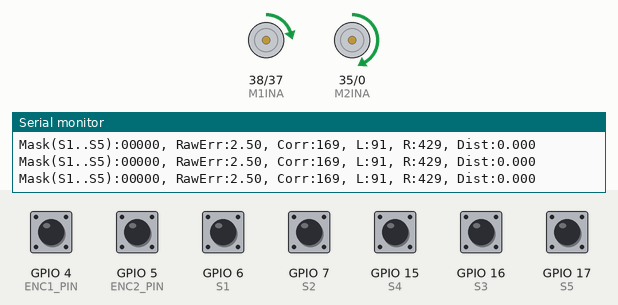
Bench run of a sketch on a simulated ESP32-S3. Shown: motor-driver pin pairs drawn as motors (green arrow = first pin HIGH = forward, orange = second pin HIGH = backward, longer = more drive, scaled by the enable pin), the last lines printed to the serial monitor. The test bench sets the inputs (shaded band); at power-on: GPIO 4 (ENC1_PIN), GPIO 5 (ENC2_PIN), GPIO 6 (S1), GPIO 7 (S2), GPIO 15 (S4), GPIO 16 (S3), GPIO 17 (S5) HIGH.

Above: at 2.3 s.
2.4 s: GPIO 6 (S1) pulled LOW for 0.15 s
At 3.9 s:
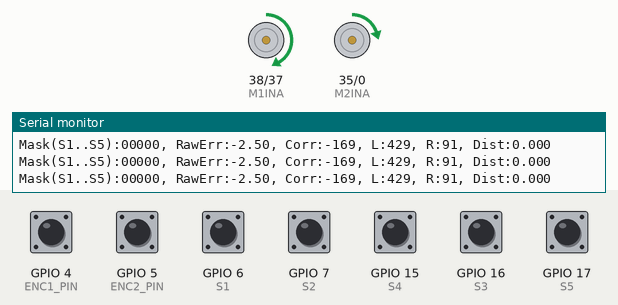
4.2 s: GPIO 15 (S4) pulled LOW for 0.15 s
At 4.48 s:
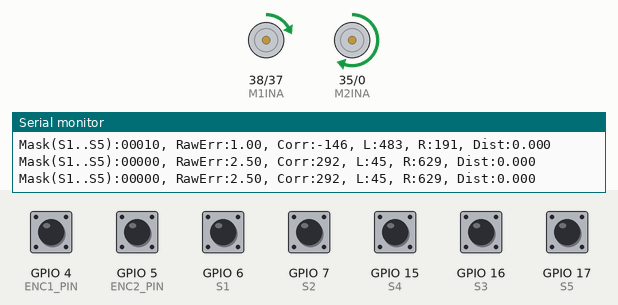
6.0 s: GPIO 16 (S3) pulled LOW for 0.15 s
At 6.13 s:
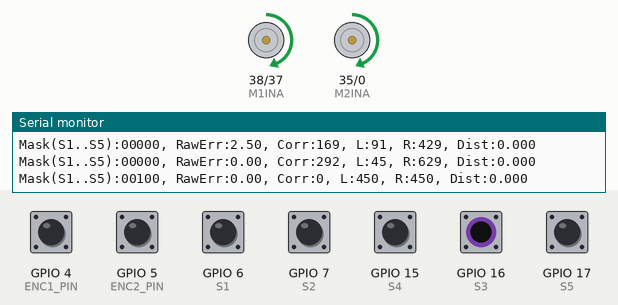
7.7 s: GPIO 7 (S2) pulled LOW for 0.15 s
At 7.97 s:
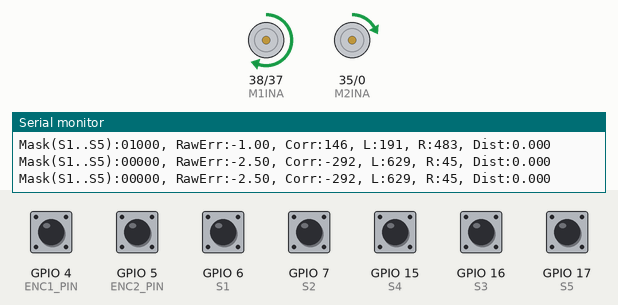
9.5 s: GPIO 15 (S4) pulled LOW for 1 s
At 11.4 s:
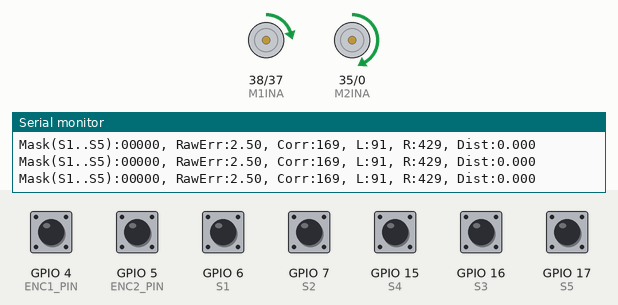
12.2 s: GPIO 6 (S1) pulled LOW for 1 s
At 13.7 s:
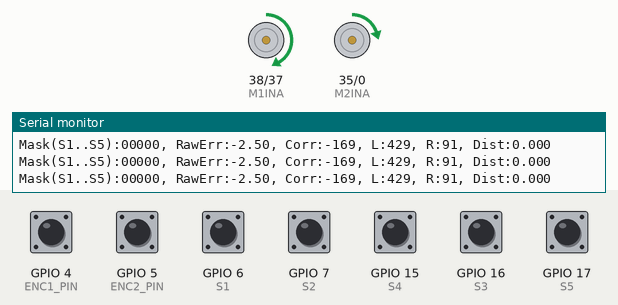
Timing chart, 0 to 15.2 s (numbered marks = the images above; inputs shaded):
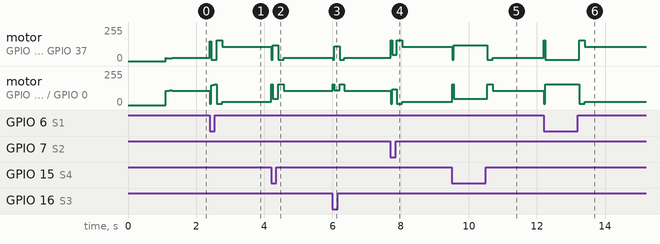

Measured:
- after the input at 2.4 s, motor on GPIO 38 (M1INA) / GPIO 37 (M1INB): forward 23/255 → forward 11/255 at once, → forward 157/255 0.20 s later, → forward 107/255 0.16 s later
- after the input at 4.2 s, motor on GPIO 38 (M1INA) / GPIO 37 (M1INB): forward 107/255 → forward 120/255 at once, → forward 11/255 0.20 s later, → forward 23/255 0.16 s later; motor on GPIO 35 (M2INA) / GPIO 0 (M2INB): forward 23/255 → forward 48/255 at once, → forward 157/255 0.20 s later, → forward 107/255 0.16 s later
- after the input at 6.0 s, motor on GPIO 38 (M1INA) / GPIO 37 (M1INB): forward 23/255 → forward 112/255 at once, → forward 11/255 0.20 s later, → forward 23/255 0.14 s later; motor on GPIO 35 (M2INA) / GPIO 0 (M2INB): forward 107/255 → forward 112/255 at once, → forward 157/255 0.20 s later, → forward 107/255 0.14 s later
- after the input at 7.7 s, motor on GPIO 38 (M1INA) / GPIO 37 (M1INB): forward 23/255 → forward 48/255 at once, → forward 157/255 0.18 s later, → forward 107/255 0.16 s later; motor on GPIO 35 (M2INA) / GPIO 0 (M2INB): forward 107/255 → forward 120/255 at once, → forward 11/255 0.18 s later, → forward 23/255 0.16 s later
- after the input at 9.5 s, motor on GPIO 38 (M1INA) / GPIO 37 (M1INB): forward 107/255 → forward 120/255 at once, → forward 11/255 1.0 s later, → forward 23/255 0.16 s later; motor on GPIO 35 (M2INA) / GPIO 0 (M2INB): forward 23/255 → forward 48/255 at once, → forward 157/255 1.0 s later, → forward 107/255 0.16 s later
- after the input at 12.2 s, motor on GPIO 38 (M1INA) / GPIO 37 (M1INB): forward 23/255 → forward 11/255 at once, → forward 157/255 1.0 s later, → forward 107/255 0.16 s later; motor on GPIO 35 (M2INA) / GPIO 0 (M2INB): forward 107/255 → forward 157/255 at once, → forward 11/255 1.0 s later, → forward 23/255 0.16 s later

The sketch:

ir_full.ino
```cpp
#include <Arduino.h>
#include <math.h>

// ===================== MECHANICS =====================
const float WHEEL_DIAMETER_M = 0.1395f;
const int   ENCODER_PPR      = 460;
const float TARGET_DIST_M    = 2.0f;

const float METERS_PER_PULSE = (PI * WHEEL_DIAMETER_M) / (float)ENCODER_PPR;

// ===================== SPEED PROFILE =====================
const int      BASE_PWM      = 450;
const int      MIN_PWM       = 260;
const uint32_t RAMP_UP_MS    = 1500;
const float    DECEL_DIST_M  = 0.6f;

// ===================== MOTOR TRIM =====================
int M1_TRIM = 0;   // Left motor offset
int M2_TRIM = 0;   // Right motor offset

// ===================== TURN CONTROLLER (PWM-domain) =====================
float Kp_turn_pwm = 320.0f;
float Kd_turn_pwm = 110.0f;

float ERR_ALPHA    = 0.50f;
int   MIN_TURN_PWM = 70;
float CORR_RATIO   = 0.90f;

const int   TURN_SLOW_THRESH = 120;
const float TURN_SLOW_SCALE  = 0.75f;

// ===================== SENSOR PINS (HW-871) =====================
// S1..S5 = таны логик ашиглах дараалал (S1 S2 S3 S4 S5)
static const int S1 = 6;   // OUT1
static const int S2 = 7;   // OUT2
static const int S3 = 16;  // OUT3 center
static const int S4 = 15;  // OUT4
static const int S5 = 17;  // OUT5

// HW-871 ихэнхдээ хар дээр LOW
static const int LINE_ACTIVE_LEVEL = LOW;

// ===================== SENSOR STABILIZER =====================
const int SENSOR_SAMPLES   = 5;     // 5 эсвэл 7 болгож болно
const int SENSOR_SAMPLE_US = 250;   // 200~600us турш

const int MASK_CONFIRM_CYCLES = 2;  // mask фликкер дарна

// ===================== PATTERN CONTROL CONFIG =====================
// 1) Хэрвээ зүүн/баруун урвуу эргээд байвал:
//    STEER_INVERT = -1 болгочих
int STEER_INVERT = +1;

// 2) Хэрвээ S1..S5 байрлал чинь физикээрээ эсрэг (S1 баруун тал, S5 зүүн тал гэх мэт) байвал:
//    MIRROR_MASK = true болгочих
bool MIRROR_MASK = false;

// Pattern correction хэмжээ (basePWM-ээс)
const float PATTERN_CORR_SCALE = 0.65f;
const int   PATTERN_CORR_MIN   = 110;

// Таны тусгай дүрэм:
// - 11011 -> чигээрээ
// - 10111 -> эргэнэ
// - 11101 -> эсрэг тийш эргэнэ
// - 01110 -> “эсрэгээрээ байх ёстой” => энд бид "сүүлд эргэсэн чиглэлийн эсрэг" гэж хийв
//   (Хэрвээ өмнө нь эргээгүй бол DIR_01110_DEFAULT ашиглана)
const int DIR_LEFT  = +1;   // +1 => corr positive (turn “left” логик)
const int DIR_RIGHT = -1;

int RULE_10111_DIR = DIR_LEFT;     // хүсвэл DIR_RIGHT болгож болно
int RULE_11101_DIR = DIR_RIGHT;    // эсрэг чиглэл
int DIR_01110_DEFAULT = DIR_RIGHT; // 01110-д default (хэрвээ өмнөх чиглэл байхгүй үед)

// ===================== MOTOR PINS =====================
#define M1INA   38
#define M1INB   37
#define M1PWM   36

#define M2INA   35
#define M2INB   0     // ⚠ boot strap pin (та OK гэсэн тул өөрчлөхгүй)
#define M2PWM   45

#define ENC1_PIN  4
#define ENC2_PIN  5

// ===================== PWM (LEDC core 3.x) =====================
const int PWM_FREQ = 20000;
const int PWM_RES  = 10;
const uint32_t PWM_MAX = (1u << PWM_RES) - 1;

// ===================== GLOBALS =====================
volatile long enc1Count = 0;
volatile long enc2Count = 0;

bool isFinished = false;
uint32_t startMs = 0;

float lastRawErr   = 0.0f;
float err_f        = 0.0f;
float err_f_prev   = 0.0f;

uint32_t lastLineSeenMs = 0;
const uint32_t NO_LINE_TIMEOUT_MS = 200;

// mask stability
uint8_t lastMask = 0;
int     maskStreak = 0;
uint8_t stableMask = 0;

// last forced turn dir (+1 / -1 / 0)
int lastForcedDir = 0;

// ===================== INTERRUPTS =====================
void IRAM_ATTR enc1ISR() { enc1Count++; }
void IRAM_ATTR enc2ISR() { enc2Count++; }

static inline uint32_t clampDuty(int v) {
  if (v < 0) v = 0;
  if ((uint32_t)v > PWM_MAX) v = PWM_MAX;
  return (uint32_t)v;
}

// forward only
void setMotor1(int pwmValue) {
  pwmValue = constrain(pwmValue, 0, (int)PWM_MAX);
  digitalWrite(M1INA, HIGH); digitalWrite(M1INB, LOW);
  ledcWrite(M1PWM, clampDuty(pwmValue));
}
void setMotor2(int pwmValue) {
  pwmValue = constrain(pwmValue, 0, (int)PWM_MAX);
  digitalWrite(M2INA, HIGH); digitalWrite(M2INB, LOW);
  ledcWrite(M2PWM, clampDuty(pwmValue));
}

static inline float clamp01(float x) { return (x < 0) ? 0 : (x > 1) ? 1 : x; }
static inline bool isActiveLevel(int pin) { return (digitalRead(pin) == LINE_ACTIVE_LEVEL); }

uint8_t mirror5(uint8_t m) {
  // bit0<->bit4, bit1<->bit3
  uint8_t r = 0;
  r |= ((m >> 0) & 1) << 4;
  r |= ((m >> 1) & 1) << 3;
  r |= ((m >> 2) & 1) << 2;
  r |= ((m >> 3) & 1) << 1;
  r |= ((m >> 4) & 1) << 0;
  return r;
}

// Read stable sensors: s[0]=S1 ... s[4]=S5, mask bit0=S1 ... bit4=S5
void readSensorsStable(bool s[5], uint8_t &mask) {
  int cnt[5] = {0,0,0,0,0};

  for (int k = 0; k < SENSOR_SAMPLES; k++) {
    cnt[0] += isActiveLevel(S1);
    cnt[1] += isActiveLevel(S2);
    cnt[2] += isActiveLevel(S3);
    cnt[3] += isActiveLevel(S4);
    cnt[4] += isActiveLevel(S5);
    delayMicroseconds(SENSOR_SAMPLE_US);
  }

  mask = 0;
  for (int i = 0; i < 5; i++) {
    s[i] = (cnt[i] > SENSOR_SAMPLES / 2);
    if (s[i]) mask |= (1u << i);
  }
}

float computeLineErrorFromStates(const bool s[5], bool &lineSeen) {
  // S1..S5 weights
  const int w[5] = {-2, -1, 0, 1, 2};

  int sumW = 0, cnt = 0;
  for (int i = 0; i < 5; i++) {
    if (s[i]) { sumW += w[i]; cnt++; }
  }

  if (cnt == 0) {
    lineSeen = false;
    return (lastRawErr >= 0) ? 2.5f : -2.5f;
  }

  lineSeen = true;
  return (float)sumW / (float)cnt;
}

void printMaskS1toS5(uint8_t m) {
  // S1..S5 буюу bit0..bit4
  for (int i = 0; i < 5; i++) Serial.print((m >> i) & 1);
}

int patternCorrFromBase(int basePWM) {
  int c = (int)(basePWM * PATTERN_CORR_SCALE);
  if (c < PATTERN_CORR_MIN) c = PATTERN_CORR_MIN;
  return c;
}

// Pattern lookup command codes
// -4..+4 : forced turn intensity (negative/right, positive/left) (STEER_INVERT applied later)
//  0     : straight
//  99    : use PID (rawErr-based)
static const int8_t PATTERN_CMD[32] = {
  /*00000*/ 99,  // no line -> handled separately (search), keep 99 as placeholder
  /*00001*/ +4,  // S1 only -> hard to S1 side
  /*00010*/ +2,  // S2 only -> medium
  /*00011*/ +3,  // S1+S2 -> hard
  /*00100*/  0,  // S3 only -> straight
  /*00101*/ 99,  // S1+S3 weird -> PID
  /*00110*/ +1,  // S2+S3 -> slight
  /*00111*/ +2,  // S1+S2+S3 -> medium
  /*01000*/ -2,  // S4 only -> medium opposite
  /*01001*/ 99,  // S1+S4 -> PID
  /*01010*/ 99,  // S2+S4 -> PID
  /*01011*/ 99,  // S1+S2+S4 -> PID
  /*01100*/ -1,  // S3+S4 -> slight
  /*01101*/ 99,  // S1+S3+S4 -> PID
  /*01110*/ 99,  // SPECIAL: handled separately (01110)
  /*01111*/ -2,  // S1..S4 (wide) -> medium (junction-ish)
  /*10000*/ -4,  // S5 only -> hard
  /*10001*/ 99,
  /*10010*/ 99,
  /*10011*/ 99,
  /*10100*/ 99,
  /*10101*/ 99,
  /*10110*/ 99,
  /*10111*/ 99,  // SPECIAL: handled separately (10111)
  /*11000*/ -3,  // S4+S5 -> hard
  /*11001*/ 99,
  /*11010*/ 99,
  /*11011*/  0,  // SPECIAL but also straight
  /*11100*/ -2,  // S3+S4+S5 -> medium
  /*11101*/ 99,  // SPECIAL: handled separately (11101)
  /*11110*/ -2,  // S2..S5 (wide) -> medium
  /*11111*/  0   // all on (intersection) -> straight (та хүсвэл stop болгож болно)
};

void setup() {
  Serial.begin(115200);
  delay(300);

  pinMode(S1, INPUT_PULLUP);
  pinMode(S2, INPUT_PULLUP);
  pinMode(S3, INPUT_PULLUP);
  pinMode(S4, INPUT_PULLUP);
  pinMode(S5, INPUT_PULLUP);

  pinMode(M1INA, OUTPUT); pinMode(M1INB, OUTPUT);
  pinMode(M2INA, OUTPUT); pinMode(M2INB, OUTPUT);

  if (!ledcAttach(M1PWM, PWM_FREQ, PWM_RES) || !ledcAttach(M2PWM, PWM_FREQ, PWM_RES)) {
    Serial.println("LEDC attach failed.");
    while (1) delay(100);
  }
  ledcWrite(M1PWM, 0);
  ledcWrite(M2PWM, 0);

  pinMode(ENC1_PIN, INPUT_PULLUP);
  pinMode(ENC2_PIN, INPUT_PULLUP);
  attachInterrupt(digitalPinToInterrupt(ENC1_PIN), enc1ISR, RISING);
  attachInterrupt(digitalPinToInterrupt(ENC2_PIN), enc2ISR, RISING);

  noInterrupts();
  enc1Count = 0;
  enc2Count = 0;
  interrupts();

  setMotor1(0);
  setMotor2(0);
  delay(800);

  startMs = millis();
  lastLineSeenMs = startMs;

  Serial.println("LF started (FULL PATTERN TABLE).");
}

void loop() {
  static uint32_t lastLoop = 0;
  const uint32_t LOOP_DT_MS = 20;
  uint32_t now = millis();
  if (now - lastLoop < LOOP_DT_MS) return;
  lastLoop = now;

  if (isFinished) {
    setMotor1(0); setMotor2(0);
    return;
  }

  // ====== Distance ======
  long c1, c2;
  noInterrupts();
  c1 = enc1Count;
  c2 = enc2Count;
  interrupts();

  float dist1 = (float)c1 * METERS_PER_PULSE;
  float dist2 = (float)c2 * METERS_PER_PULSE;
  float avgDist = (dist1 + dist2) * 0.5f;

  if (avgDist >= TARGET_DIST_M) {
    setMotor1(0); setMotor2(0);
    isFinished = true;
    Serial.println("STOP: reached target distance.");
    return;
  }

  // ====== Speed profile ======
  float startFactor = clamp01((now - startMs) / (float)RAMP_UP_MS);
  float remaining   = TARGET_DIST_M - avgDist;
  float endFactor   = clamp01(remaining / DECEL_DIST_M);
  float profile     = (endFactor < startFactor) ? endFactor : startFactor;
  int basePWM = (int)(MIN_PWM + (BASE_PWM - MIN_PWM) * profile);

  // ====== Sensors (stable) ======
  bool s[5];
  uint8_t mask;
  readSensorsStable(s, mask);

  // optional mirror (if sensor physical order reversed)
  if (MIRROR_MASK) {
    mask = mirror5(mask);
    // mirror s[] too (for rawErr)
    bool t0=s[0], t1=s[1];
    s[0]=s[4]; s[1]=s[3]; s[3]=t1; s[4]=t0;
    // s[2] unchanged
  }

  // mask confirm debounce
  if (mask == lastMask) maskStreak++;
  else { lastMask = mask; maskStreak = 0; }

  if (maskStreak >= MASK_CONFIRM_CYCLES) stableMask = mask;

  bool lineSeen;
  float rawErr = computeLineErrorFromStates(s, lineSeen);
  lastRawErr = rawErr;

  if (lineSeen) lastLineSeenMs = now;

  bool longNoLine = (!lineSeen && (now - lastLineSeenMs > NO_LINE_TIMEOUT_MS));
  if (longNoLine) basePWM = MIN_PWM;

  // ====== Control ======
  int pwmL = basePWM, pwmR = basePWM;
  float corr = 0.0f;

  int corrMax = (int)(basePWM * CORR_RATIO);
  if (corrMax < 90) corrMax = 90;

  // ---- Special rules FIRST (your requested logic) ----
  // stableMask is in S1..S5 bit order: bit0=S1 ... bit4=S5
  if (stableMask == 0b11011) {
    // 11011 -> straight
    corr = 0.0f;
    err_f = 0.0f;
    err_f_prev = 0.0f;
  }
  else if (stableMask == 0b10111) {
    // 10111 -> turn (forced)
    int pc = min(patternCorrFromBase(basePWM), corrMax);
    int dir = RULE_10111_DIR;
    lastForcedDir = dir;
    corr = (float)(STEER_INVERT * dir * pc);
  }
  else if (stableMask == 0b11101) {
    // 11101 -> opposite turn (forced)
    int pc = min(patternCorrFromBase(basePWM), corrMax);
    int dir = RULE_11101_DIR;
    lastForcedDir = dir;
    corr = (float)(STEER_INVERT * dir * pc);
  }
  else if (stableMask == 0b01110) {
    // 01110 -> "эсрэгээрээ" => lastForcedDir-ийн эсрэг, байхгүй бол default
    int pc = min(patternCorrFromBase(basePWM), corrMax);
    int dir = (lastForcedDir != 0) ? (-lastForcedDir) : DIR_01110_DEFAULT;
    corr = (float)(STEER_INVERT * dir * pc);
  }
  else if (stableMask == 0b00000) {
    // no line -> search turn (last error sign дагана)
    int pc = min(patternCorrFromBase(basePWM), corrMax);
    int dir = (lastRawErr >= 0) ? DIR_LEFT : DIR_RIGHT;
    corr = (float)(STEER_INVERT * dir * pc);
  }
  else {
    // ---- General pattern table ----
    int8_t cmd = PATTERN_CMD[stableMask & 0x1F];

    if (cmd == 0) {
      corr = 0.0f;
      err_f = 0.0f;
      err_f_prev = 0.0f;
    }
    else if (cmd == 99) {
      // PID fallback
      err_f = ERR_ALPHA * rawErr + (1.0f - ERR_ALPHA) * err_f;
      float derr = (err_f - err_f_prev);
      err_f_prev = err_f;

      corr = (Kp_turn_pwm * err_f) + (Kd_turn_pwm * derr);
      corr = constrain(corr, -(float)corrMax, (float)corrMax);

      if (!longNoLine) {
        if (fabs(err_f) > 0.35f && fabs(corr) < MIN_TURN_PWM) {
          corr = (corr >= 0) ? (float)MIN_TURN_PWM : -(float)MIN_TURN_PWM;
        }
      } else {
        corr = (rawErr >= 0) ? (float)corrMax : -(float)corrMax;
      }
    }
    else {
      // forced discrete turn: cmd (-4..+4)
      int pc = min(patternCorrFromBase(basePWM), corrMax);
      float scale = fabs((float)cmd) / 4.0f;  // 0.25..1.0
      int dir = (cmd > 0) ? DIR_LEFT : DIR_RIGHT;
      corr = (float)(STEER_INVERT * dir) * (pc * scale);
    }
  }

  // turn үед хурд бууруулах
  if (abs((int)corr) > TURN_SLOW_THRESH) {
    basePWM = max(MIN_PWM, (int)(basePWM * TURN_SLOW_SCALE));
  }

  pwmL = basePWM - (int)corr + M1_TRIM;
  pwmR = basePWM + (int)corr + M2_TRIM;

  pwmL = constrain(pwmL, 0, (int)PWM_MAX);
  pwmR = constrain(pwmR, 0, (int)PWM_MAX);

  setMotor1(pwmL);
  setMotor2(pwmR);

  // ====== Debug ======
  static uint32_t lastPlot = 0;
  if (now - lastPlot >= 60) {
    lastPlot = now;

    Serial.print("Mask(S1..S5):");
    printMaskS1toS5(stableMask);
    Serial.print(", RawErr:");
    Serial.print(rawErr, 2);
    Serial.print(", Corr:");
    Serial.print((int)corr);
    Serial.print(", L:");
    Serial.print(pwmL);
    Serial.print(", R:");
    Serial.print(pwmR);
    Serial.print(", Dist:");
    Serial.println(avgDist, 3);
  }
}
```
